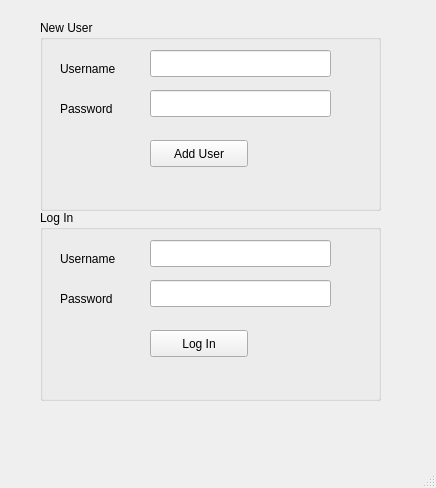
<?xml version="1.0" encoding="UTF-8"?>
<ui version="4.0">
 <class>MainWindow</class>
 <widget class="QMainWindow" name="MainWindow">
  <property name="geometry">
   <rect>
    <x>0</x>
    <y>0</y>
    <width>436</width>
    <height>488</height>
   </rect>
  </property>
  <property name="windowTitle">
   <string>Password Example One</string>
  </property>
  <widget class="QWidget" name="centralwidget">
   <widget class="QGroupBox" name="new_user_group_box">
    <property name="geometry">
     <rect>
      <x>40</x>
      <y>20</y>
      <width>341</width>
      <height>191</height>
     </rect>
    </property>
    <property name="title">
     <string>New User</string>
    </property>
    <widget class="QLabel" name="new_user_name_label">
     <property name="geometry">
      <rect>
       <x>20</x>
       <y>40</y>
       <width>66</width>
       <height>17</height>
      </rect>
     </property>
     <property name="text">
      <string>Username</string>
     </property>
    </widget>
    <widget class="QLineEdit" name="new_user_name">
     <property name="geometry">
      <rect>
       <x>110</x>
       <y>30</y>
       <width>181</width>
       <height>27</height>
      </rect>
     </property>
    </widget>
    <widget class="QLabel" name="new_password_label">
     <property name="geometry">
      <rect>
       <x>20</x>
       <y>80</y>
       <width>66</width>
       <height>17</height>
      </rect>
     </property>
     <property name="text">
      <string>Password</string>
     </property>
    </widget>
    <widget class="QLineEdit" name="new_password">
     <property name="geometry">
      <rect>
       <x>110</x>
       <y>70</y>
       <width>181</width>
       <height>27</height>
      </rect>
     </property>
    </widget>
    <widget class="QPushButton" name="add_user_button">
     <property name="geometry">
      <rect>
       <x>110</x>
       <y>120</y>
       <width>98</width>
       <height>27</height>
      </rect>
     </property>
     <property name="text">
      <string>Add User</string>
     </property>
    </widget>
   </widget>
   <widget class="QGroupBox" name="login_group_box">
    <property name="geometry">
     <rect>
      <x>40</x>
      <y>210</y>
      <width>341</width>
      <height>191</height>
     </rect>
    </property>
    <property name="title">
     <string>Log In</string>
    </property>
    <widget class="QLabel" name="login_user_name_label">
     <property name="geometry">
      <rect>
       <x>20</x>
       <y>40</y>
       <width>66</width>
       <height>17</height>
      </rect>
     </property>
     <property name="text">
      <string>Username</string>
     </property>
    </widget>
    <widget class="QLineEdit" name="login_user_name">
     <property name="geometry">
      <rect>
       <x>110</x>
       <y>30</y>
       <width>181</width>
       <height>27</height>
      </rect>
     </property>
    </widget>
    <widget class="QLabel" name="login_password_label">
     <property name="geometry">
      <rect>
       <x>20</x>
       <y>80</y>
       <width>66</width>
       <height>17</height>
      </rect>
     </property>
     <property name="text">
      <string>Password</string>
     </property>
    </widget>
    <widget class="QLineEdit" name="login_password">
     <property name="geometry">
      <rect>
       <x>110</x>
       <y>70</y>
       <width>181</width>
       <height>27</height>
      </rect>
     </property>
    </widget>
    <widget class="QPushButton" name="login_button">
     <property name="geometry">
      <rect>
       <x>110</x>
       <y>120</y>
       <width>98</width>
       <height>27</height>
      </rect>
     </property>
     <property name="text">
      <string>Log In</string>
     </property>
    </widget>
   </widget>
  </widget>
  <widget class="QMenuBar" name="menubar">
   <property name="geometry">
    <rect>
     <x>0</x>
     <y>0</y>
     <width>436</width>
     <height>25</height>
    </rect>
   </property>
  </widget>
  <widget class="QStatusBar" name="statusbar"/>
 </widget>
 <resources/>
 <connections/>
</ui>
